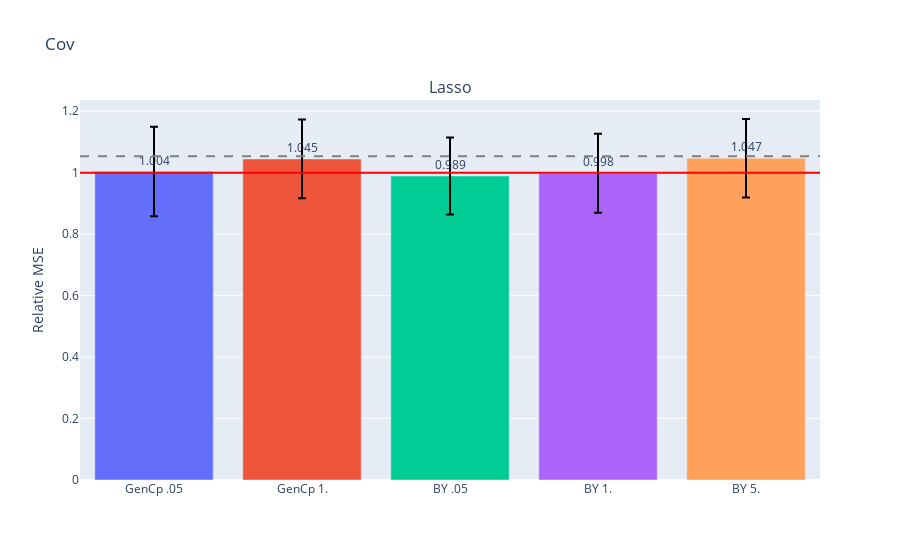

The cell this chart's notebook holds for it:
### Code cell
fig = gen_model_barplots(
    model_errs, 
    model_names, 
    est_names, 
    "Cov",#title, 
    has_elev_err=True,
    err_bars=True,
)
fig.show()

### Figure 1 — Plotly figure (JSON) as saved in the notebook; plotly's stock layout.template omitted (floating-point values rounded to 4 significant figures)
{"data": [{"error_y": {"array": [0.1457, 0.128, 0.1256, 0.1288, 0.1278], "color": "black", "type": "data"}, "marker": {"color": ["#636EFA", "#EF553B", "#00CC96", "#AB63FA", "#FFA15A", "#19D3F3", "#FF6692", "#B6E880", "#FF97FF", "#FECB52"]}, "text": [1.004, 1.045, 0.989, 0.998, 1.047], "textposition": "outside", "type": "bar", "x": ["GenCp .05", "GenCp 1.", "BY .05", "BY 1.", "BY 5."], "xaxis": "x", "y": [1.004, 1.045, 0.9891, 0.998, 1.047], "yaxis": "y"}], "layout": {"annotations": [{"font": {"size": 16}, "showarrow": false, "text": "Lasso", "x": 0.5, "xanchor": "center", "xref": "paper", "y": 1, "yanchor": "bottom", "yref": "paper"}], "shapes": [{"line": {"color": "red"}, "type": "line", "x0": 0, "x1": 1, "xref": "x domain", "y0": 1, "y1": 1, "yref": "y"}, {"line": {"color": "grey", "dash": "dash"}, "type": "line", "x0": 0, "x1": 1, "xref": "x domain", "y0": 1.053, "y1": 1.053, "yref": "y"}], "title": {"text": "Cov"}, "xaxis": {"anchor": "y", "domain": [0, 1]}, "yaxis": {"anchor": "x", "domain": [0, 1], "title": {"text": "Relative MSE"}}}}
